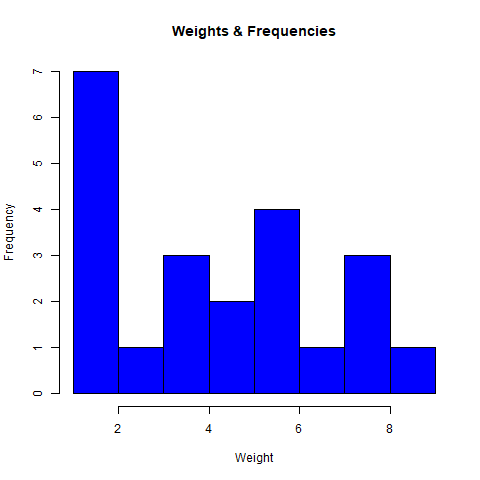

Generate this figure with R:
v <- c(8,6,7,9,4,2,5,3,1,8,6,4,2,5,4,6,2,8,1,1,1,6)

png(file = "histogram.jpg")

hist(v, xlab="Weight", main="Weights & Frequencies", col="blue", border="Black")

dev.off()

png(file="histogram_with_lim.png")

hist(v, xlab = "Weights", main = "Weights and Frequencies", col = "blue", border = "black", xlim = c(0,10), ylim = c(0,10), breaks = 5)

dev.off()